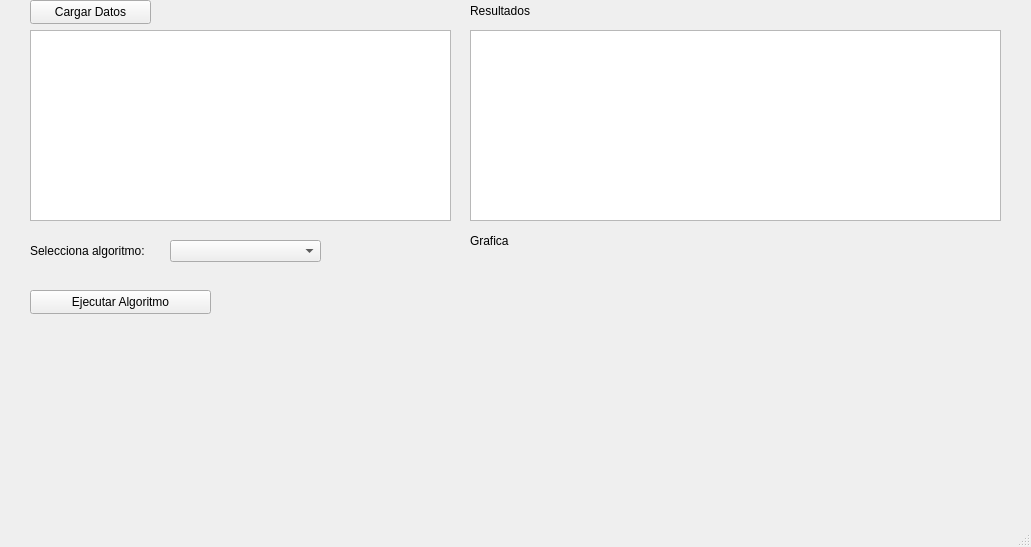
<?xml version="1.0" encoding="UTF-8"?>
<ui version="4.0">
 <class>MainWindow</class>
 <widget class="QMainWindow" name="MainWindow">
  <property name="geometry">
   <rect>
    <x>0</x>
    <y>0</y>
    <width>1031</width>
    <height>547</height>
   </rect>
  </property>
  <property name="windowTitle">
   <string>MainWindow</string>
  </property>
  <widget class="QWidget" name="centralwidget">
   <widget class="QWidget" name="verticalLayoutWidget">
    <property name="geometry">
     <rect>
      <x>470</x>
      <y>260</y>
      <width>531</width>
      <height>231</height>
     </rect>
    </property>
    <layout class="QVBoxLayout" name="grafica"/>
   </widget>
   <widget class="QLabel" name="label_2">
    <property name="geometry">
     <rect>
      <x>470</x>
      <y>230</y>
      <width>239</width>
      <height>21</height>
     </rect>
    </property>
    <property name="sizePolicy">
     <sizepolicy hsizetype="Preferred" vsizetype="Minimum">
      <horstretch>0</horstretch>
      <verstretch>0</verstretch>
     </sizepolicy>
    </property>
    <property name="minimumSize">
     <size>
      <width>10</width>
      <height>0</height>
     </size>
    </property>
    <property name="text">
     <string>Grafica</string>
    </property>
   </widget>
   <widget class="QTableWidget" name="tabla_resultado">
    <property name="geometry">
     <rect>
      <x>470</x>
      <y>30</y>
      <width>531</width>
      <height>191</height>
     </rect>
    </property>
    <property name="sizePolicy">
     <sizepolicy hsizetype="Expanding" vsizetype="Minimum">
      <horstretch>0</horstretch>
      <verstretch>0</verstretch>
     </sizepolicy>
    </property>
    <property name="minimumSize">
     <size>
      <width>0</width>
      <height>100</height>
     </size>
    </property>
   </widget>
   <widget class="QLabel" name="label_3">
    <property name="geometry">
     <rect>
      <x>470</x>
      <y>0</y>
      <width>239</width>
      <height>21</height>
     </rect>
    </property>
    <property name="sizePolicy">
     <sizepolicy hsizetype="Preferred" vsizetype="Minimum">
      <horstretch>0</horstretch>
      <verstretch>0</verstretch>
     </sizepolicy>
    </property>
    <property name="minimumSize">
     <size>
      <width>10</width>
      <height>0</height>
     </size>
    </property>
    <property name="text">
     <string>Resultados</string>
    </property>
   </widget>
   <widget class="QPushButton" name="btn_cargar_datos">
    <property name="geometry">
     <rect>
      <x>30</x>
      <y>0</y>
      <width>121</width>
      <height>24</height>
     </rect>
    </property>
    <property name="text">
     <string>Cargar Datos</string>
    </property>
   </widget>
   <widget class="QTableWidget" name="tabla_datos">
    <property name="geometry">
     <rect>
      <x>30</x>
      <y>30</y>
      <width>421</width>
      <height>191</height>
     </rect>
    </property>
   </widget>
   <widget class="QLabel" name="label">
    <property name="geometry">
     <rect>
      <x>30</x>
      <y>240</y>
      <width>125</width>
      <height>21</height>
     </rect>
    </property>
    <property name="text">
     <string>Selecciona algoritmo:</string>
    </property>
   </widget>
   <widget class="QComboBox" name="selector_algoritmo">
    <property name="geometry">
     <rect>
      <x>170</x>
      <y>240</y>
      <width>151</width>
      <height>22</height>
     </rect>
    </property>
   </widget>
   <widget class="QPushButton" name="btn_ejecutar_algoritmo">
    <property name="geometry">
     <rect>
      <x>30</x>
      <y>290</y>
      <width>181</width>
      <height>24</height>
     </rect>
    </property>
    <property name="text">
     <string>Ejecutar Algoritmo</string>
    </property>
   </widget>
  </widget>
  <widget class="QMenuBar" name="menubar">
   <property name="geometry">
    <rect>
     <x>0</x>
     <y>0</y>
     <width>1031</width>
     <height>22</height>
    </rect>
   </property>
  </widget>
  <widget class="QStatusBar" name="statusbar"/>
 </widget>
 <resources/>
 <connections/>
</ui>
